Frame 1 (no input): blank canvas, image omitted
Frame 60 (the mouse pressed at the canvas centre just before this capture): blank canvas, image omitted
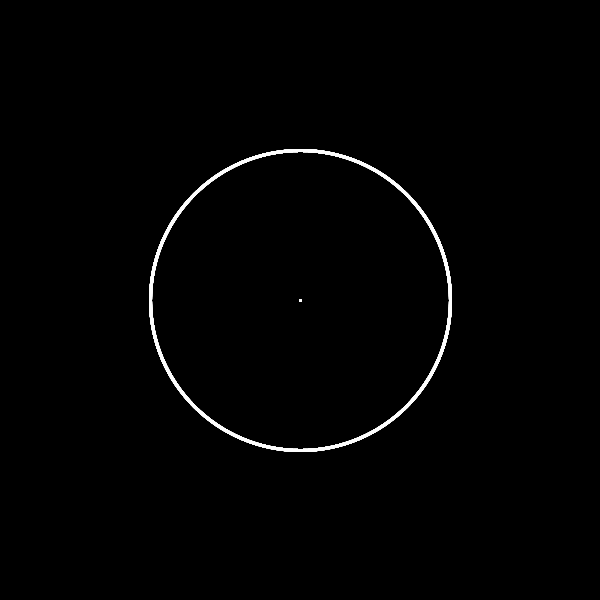
Frame 120 (the mouse held since frame 60 and released just before this capture)

The Processing sketch whose frames 1 and 60 were blank and that drew this single picture after the mouse press (run headless with seeded random() and noise(); from frame 60 on, the mouse is pressed at the canvas centre):

// Processing sketch: processing_71176
// ── processing_71176.pde

void setup () {

  size (600, 600);
  smooth ();
  background(0);
}

void draw () {

  fill (mouseX/2, mouseY/2, 255, 80);

  stroke(mouseY, 255, mouseX, 70);
  strokeWeight(3);
  noFill();
  ellipse (300, 300, mouseX, mouseY);

  if (mouseX > 0) {
    line(300, 300, mouseX, mouseY);
  }
}
